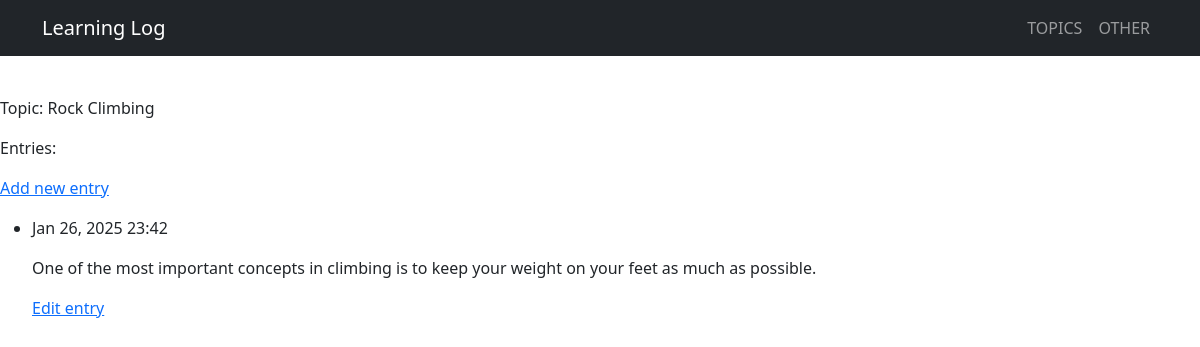
The app's page /topics/2/ with its own data.
### learning_logs/models.py (models this page shows, shortened)
class Topic(models.Model):
    text = models.CharField(max_length=200)
    date_added= models.DateTimeField(auto_now_add=True)
    def __str__(self):
        return self.text

class Entry(models.Model):
    topic = models.ForeignKey(Topic, on_delete=models.CASCADE)
    text = models.TextField()
    date_added = models.DateTimeField(auto_now_add=True)
    class Meta:
        verbose_name_plural = 'entries'

### learning_logs/views.py (the view)
# urls.py: path('topics/<int:topic_id>/', views.topic, name='topic'),
def topic(request,topic_id):
    topic = Topic.objects.get(id=topic_id)
    entries = topic.entry_set.order_by('-date_added')
    context = {'topic': topic, 'entries': entries}
    return render(request,'learning_logs/topic.html', context)

### learning_logs/templates/learning_logs/topic.html
{% extends "learning_logs/base.html" %}
{% block content %}
<p>Topic: {{topic}}</p>
<p>Entries:</p>
<p>
    <a href="{% url 'learning_logs:new_entry' topic.id %}">Add new entry</a>
</p>
<ul>
{% for entry in entries %}
    <li>
        <p>{{ entry.date_added|date:'M d, Y H:i'}}</p>
        <p>{{ entry.text|linebreaks }}</p>
        <p>
            <a href="{% url 'learning_logs:edit_entry' entry.id %}">Edit entry</a>
        </p>
    </li>
{% empty %}
    <li>There are no entries for this topic yet</li>
{% endfor %}
</ul>
{% endblock content %}

### records on screen
Topic: text "Rock Climbing"
Entry: date_added "Jan 26, 2025 23:42", text "One of the most important concepts in climbing is to keep your weight on your feet as much as possible."
